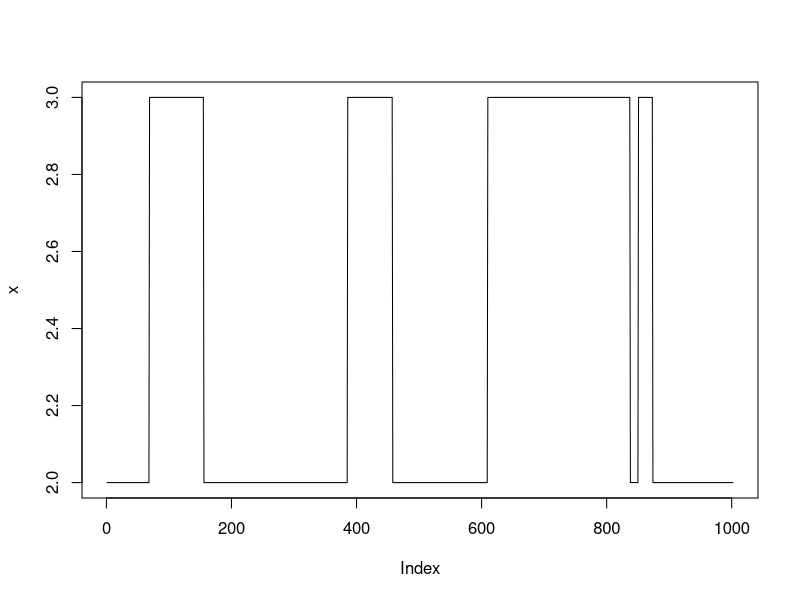

Write the R code that produced this figure.

t<-seq(0,1,0.001)
r1<-runif(length(t))
#f<-lam*exp(-lam*t)
# simulate alive to dead markov chain
muAD<- 0.01
x<-NULL
y<-NULL
x[1]<-2
for (i in 1:length(t)){
r1<-runif(1)
	if (r1>muAD){
		
x[i+1]<-x[i]
} else {
	if (r1<muAD*0.25){
x[i+1]<-2
	} else {
		x[i+1]<-3
	}
	
}
}

plot(x,type="l")
